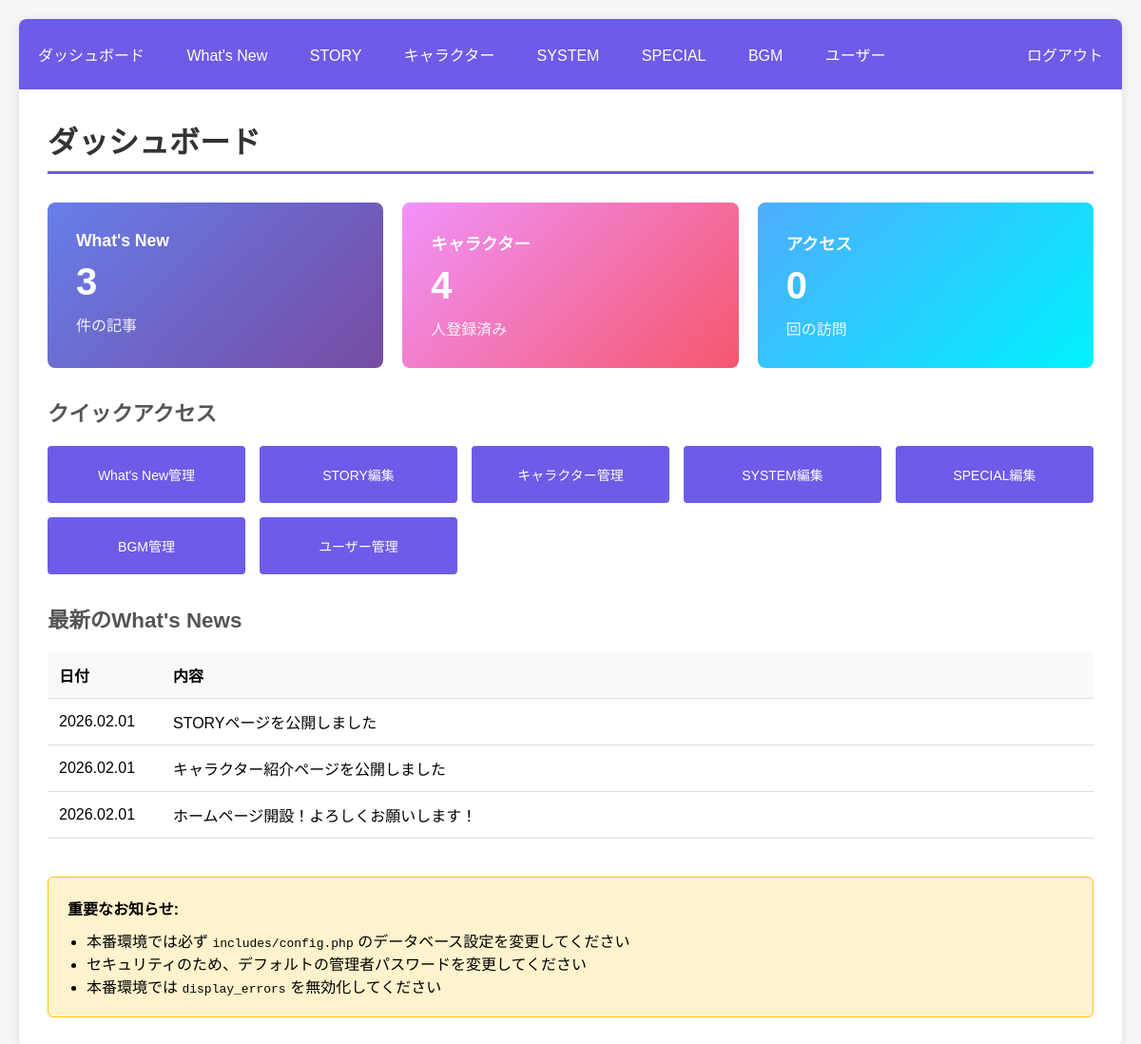
Page /admin/dashboard.php (signed in) on the committed database.
### tables this page shows
CREATE TABLE IF NOT EXISTS access_counter (
    id INT AUTO_INCREMENT PRIMARY KEY,
    count INT DEFAULT 0
);

CREATE TABLE IF NOT EXISTS news (
    id INT AUTO_INCREMENT PRIMARY KEY,
    date DATE NOT NULL,
    content TEXT NOT NULL,
    created_at DATETIME DEFAULT CURRENT_TIMESTAMP,
    updated_at DATETIME DEFAULT CURRENT_TIMESTAMP ON UPDATE CURRENT_TIMESTAMP,
    INDEX idx_date (date DESC)
);

### includes/db.php (called while the page is built, shortened)
<?php
class Database {
    private static $instance = null;
    private $connection;
    private function __construct() {
        try {
            $dsn = "mysql:host=" . DB_HOST . ";dbname=" . DB_NAME . ";charset=" . DB_CHARSET;
            $options = [
                PDO::ATTR_ERRMODE => PDO::ERRMODE_EXCEPTION,
                PDO::ATTR_DEFAULT_FETCH_MODE => PDO::FETCH_ASSOC,
                PDO::ATTR_EMULATE_PREPARES => false,
            ];
            $this->connection = new PDO($dsn, DB_USER, DB_PASS, $options);
        } catch (PDOException $e) {
            die('データベース接続エラー: ' . $e->getMessage());
        }
    }
    public static function getInstance() {
        if (self::$instance === null) {
            self::$instance = new self();
        }
        return self::$instance;
    }
    public function query($sql, $params = []) {
        try {
            $stmt = $this->connection->prepare($sql);
            $stmt->execute($params);
            return $stmt->fetchAll();
        } catch (PDOException $e) {
            error_log('Query Error: ' . $e->getMessage());
            return false;
        }
    }
    public function queryOne($sql, $params = []) {
        try {
            $stmt = $this->connection->prepare($sql);
            $stmt->execute($params);
            return $stmt->fetch();
        } catch (PDOException $e) {
            error_log('Query Error: ' . $e->getMessage());
            return false;
        }
    }
}

### admin/dashboard.php (the view, shortened to what this page needs)
<?php
require_once __DIR__ . '/../includes/db.php';
require_once __DIR__ . '/../includes/functions.php';
$db = Database::getInstance();
$newsCount = $db->queryOne("SELECT COUNT(*) as count FROM news")['count'];
$charactersCount = $db->queryOne("SELECT COUNT(*) as count FROM characters")['count'];
$accessCount = getAccessCount();
$latestNews = getNews(5);
?>
<h1>ダッシュボード</h1>
<div style="display: grid; grid-template-columns: repeat(auto-fit, minmax(250px, 1fr)); gap: 20px; margin: 30px 0;">
    <div style="background: linear-gradient(135deg, #667eea 0%, #764ba2 100%); padding: 30px; border-radius: 8px; color: white;">
        <h3 style="color: white; margin-bottom: 10px; font-size: 1.1em;">What's New</h3>
        <div style="font-size: 2.5em; font-weight: bold;"><?php echo $newsCount; ?></div>
        <div style="margin-top: 10px; opacity: 0.9;">件の記事</div>
    </div>
    <div style="background: linear-gradient(135deg, #f093fb 0%, #f5576c 100%); padding: 30px; border-radius: 8px; color: white;">
        <h3 style="color: white; margin-bottom: 10px; font-size: 1.1em;">キャラクター</h3>
        <div style="font-size: 2.5em; font-weight: bold;"><?php echo $charactersCount; ?></div>
        <div style="margin-top: 10px; opacity: 0.9;">人登録済み</div>
    </div>
    <div style="background: linear-gradient(135deg, #4facfe 0%, #00f2fe 100%); padding: 30px; border-radius: 8px; color: white;">
        <h3 style="color: white; margin-bottom: 10px; font-size: 1.1em;">アクセス</h3>
        <div style="font-size: 2.5em; font-weight: bold;"><?php echo number_format($accessCount); ?></div>
        <div style="margin-top: 10px; opacity: 0.9;">回の訪問</div>
    </div>
</div>
<h2>クイックアクセス</h2>
<div style="display: grid; grid-template-columns: repeat(auto-fit, minmax(200px, 1fr)); gap: 15px; margin: 20px 0;">
    <a href="news.php" class="btn" style="text-align: center; padding: 20px;">What's New管理</a>
    <a href="story.php" class="btn" style="text-align: center; padding: 20px;">STORY編集</a>
    <a href="characters.php" class="btn" style="text-align: center; padding: 20px;">キャラクター管理</a>
    <a href="system.php" class="btn" style="text-align: center; padding: 20px;">SYSTEM編集</a>
    <a href="special.php" class="btn" style="text-align: center; padding: 20px;">SPECIAL編集</a>
    <a href="bgm.php" class="btn" style="text-align: center; padding: 20px;">BGM管理</a>
    <a href="users.php" class="btn" style="text-align: center; padding: 20px;">ユーザー管理</a>
</div>
<h2>最新のWhat's News</h2>
<?php if (empty($latestNews)): ?>
    <p style="color: #999; padding: 20px; text-align: center;">まだWhat's Newsがありません</p>
<?php else: ?>
    <table>
        <thead>
            <tr>
                <th style="width: 120px;">日付</th>
                <th>内容</th>
            </tr>
        </thead>
        <tbody>
            <?php foreach ($latestNews as $news): ?>
                <tr>
                    <td><?php echo formatDate($news['date']); ?></td>
                    <td><?php echo h($news['content']); ?></td>
                </tr>
            <?php endforeach; ?>
        </tbody>
    </table>
<?php endif; ?>
<div style="margin-top: 40px; padding: 20px; background: #fff3cd; border: 1px solid #ffc107; border-radius: 6px;">
    <strong>重要なお知らせ:</strong>
    <ul style="margin: 10px 0 0 20px;">
        <li>本番環境では必ず <code>includes/config.php</code> のデータベース設定を変更してください</li>
        <li>セキュリティのため、デフォルトの管理者パスワードを変更してください</li>
        <li>本番環境では <code>display_errors</code> を無効化してください</li>
    </ul>
</div>

### includes/functions.php (style rules this page uses)
* { margin: 0; padding: 0; box-sizing: border-box; }
body { font-family: "Hiragino Kaku Gothic ProN", Meiryo, sans-serif; background: #f5f5f5; padding: 20px; }
h1 { color: #333; margin-bottom: 20px; padding-bottom: 10px; border-bottom: 3px solid #6c5ce7; }
h2 { color: #555; margin: 30px 0 15px; font-size: 1.4em; }
.btn { display: inline-block; padding: 10px 20px; background: #6c5ce7; color: white; text-decoration: none; border-radius: 4px; border: none; cursor: pointer; font-size: 14px; transition: background 0.3s; }
table { width: 100%; border-collapse: collapse; margin: 20px 0; }
table th, table td { padding: 12px; text-align: left; border-bottom: 1px solid #ddd; }
table th { background: #f8f9fa; font-weight: bold; }

### rows in the picture
access_counter: count "0"
news: date "2026.02.01", content "STORYページを公開しました"
news: date "2026.02.01", content "キャラクター紹介ページを公開しました"
news: date "2026.02.01", content "ホームページ開設！よろしくお願いします！"

### other values in the picture
$newsCount "3"
$charactersCount "4"
